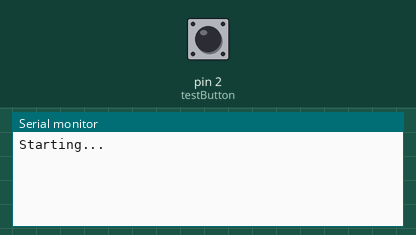
Simulated run of this program. Board: Arduino Uno, built with avr-gcc and run on an emulated ATmega328P. Parts: the last lines printed to the serial monitor. The inputs (shaded band) are chosen by the test bench; at power-on: pin 2 (testButton) LOW.

Above: at 1.2 s.
1.3 s: pin 2 (testButton) pulled HIGH for 0.15 s
At 2.9 s:
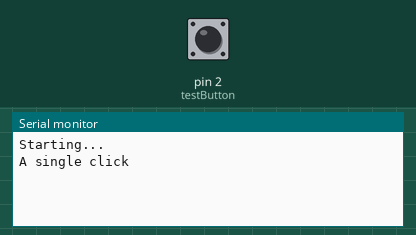
3.2 s: pin 2 (testButton) pulled HIGH for 1 s
At 5.4 s:
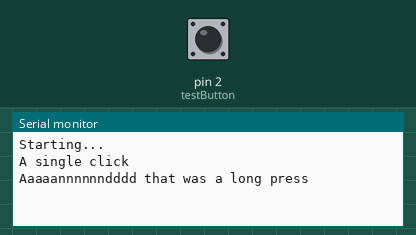
5.7 s: pin 2 (testButton) pulsed HIGH 2 times (0.12 s each, 0.3 s apart)
At 6.5 s:
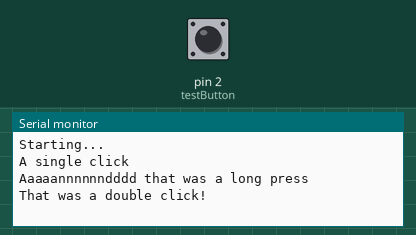

Measured:
- after the input at 1.3 s, the serial monitor: prints a new line after 0.45 s (image 1)
- after the input at 3.2 s, the serial monitor: prints a new line after 1.0 s (image 2)
- after the input at 5.7 s, the serial monitor: prints a new line after 0.42 s (image 3)

The program:

main.cpp
```cpp
/*
Name:		ClassyButton.ino
Created:	8/11/2017 10:16:27 PM
Author:	Guillermo
*/

#include "Arduino.h"
#include "Button.h"

Button testButton(2);

void setup()
{
  Serial.begin(9600);
  Serial.println("Starting...");
}

void loop()
{
  //delay(500);
  testButton.Refresh();

  switch (testButton.GetPressType())
  {
  case Button::PressTypes::None:
  {
    break;
  }
  case Button::PressTypes::SingleClick:
  {
    Serial.println("A single click");
    break;
  }
  case Button::PressTypes::DoubleClick:
  {
    Serial.println("That was a double click!");
    break;
  }
  case Button::PressTypes::LongClick:
  {
    Serial.println("Aaaaannnnnndddd that was a long press");
    break;
  }
  }
}
```
